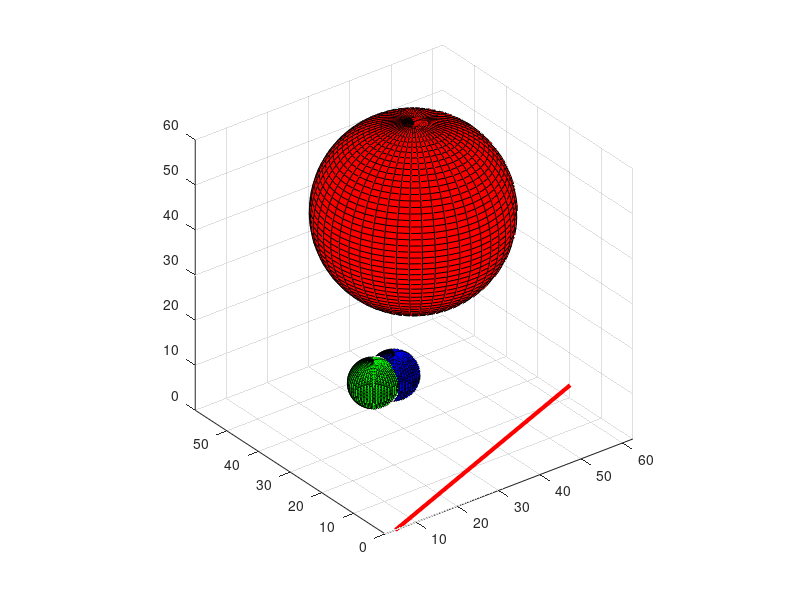

Reproduce this figure in MATLAB.

%clc, clear all, close all
% x1=-4; y1=5; z1=6;
% ax=-2; ay=4; az=6;
% X=[x1 ax-x1];
% Y=[y1 ay-y1];
% Z=[z1 az-z1];
% plot3(X,Y,Z)
% set(gca, 'XGrid', 'on', 'YGrid', 'on', 'ZGrid', 'on');

% %��������� ������ (x-x0)/nx=(y-y0)/yx=(z-z0)/nz
% %�������� ����� ����� x0 y0 z0
% x0=0; y0=0; z0=0;
% %�������� ����� ����� x1 y1 z1
% x1=1; y1=1; z1=1;
% plot3([x0 x1-x0],[y0 y1-y0],[z0 z1-z0]);
% set(gca, 'XGrid', 'on', 'YGrid', 'on', 'ZGrid', 'on');
% hold on
% 
%��������� ������ (x-x0)/nx=(y-y0)/yx=(z-z0)/nz
%�������� ����� ����� x0 y0 z0
x0=5; y0=0; z0=0;
%�������� ����� ����� x1 y1 z1
x1=60; y1=10; z1=10;
p1=plot3([x0 x1-x0],[y0 y1-y0],[z0 z1-z0]);
set(gca, 'XGrid', 'on', 'YGrid', 'on', 'ZGrid', 'on');
set(p1,'Color','r');
set(p1,'LineWidth',3);
hold on

%�����
%���������� ������
x0=40; y0=40; z0=40;
%������
r=20;
[x,y,z]=sphere(50);
s1=surf(x*r+x0,y*r+y0,z*r+z0);
set(s1,'EdgeColor','k');
set(s1,'FaceColor','r');
axis equal
clear x0 y0 z0 r x y z
%���������� ������
% xk=0; yk=0; zk=0;
% %���� ������ ������ 
% alpaha_k=60;
% %������������ ������ ������
% nkx=1; nky=1; nkz=1;

%�����
%���������� ������
x0=15; y0=20; z0=20;
%������
r=5;
[x,y,z]=sphere(50);
s1=surf(x*r+x0,y*r+y0,z*r+z0);
set(s1,'EdgeColor','k');
set(s1,'FaceColor','g');
axis equal
clear x0 y0 z0 r x y z
%���������� ������
% xk=0; yk=0; zk=0;
% %���� ������ ������ 
% alpaha_k=60;
% %������������ ������ ������
% nkx=1; nky=1; nkz=1;


%�����
%���������� ������
x0=20; y0=20; z0=20;
%������
r=5;
[x,y,z]=sphere(50);
s1=surf(x*r+x0,y*r+y0,z*r+z0);
set(s1,'EdgeColor','k');
set(s1,'FaceColor','b');
axis equal
clear x0 y0 z0 r x y z
%���������� ������
% xk=0; yk=0; zk=0;
% %���� ������ ������ 
% alpaha_k=60;
% %������������ ������ ������
% nkx=1; nky=1; nkz=1;
